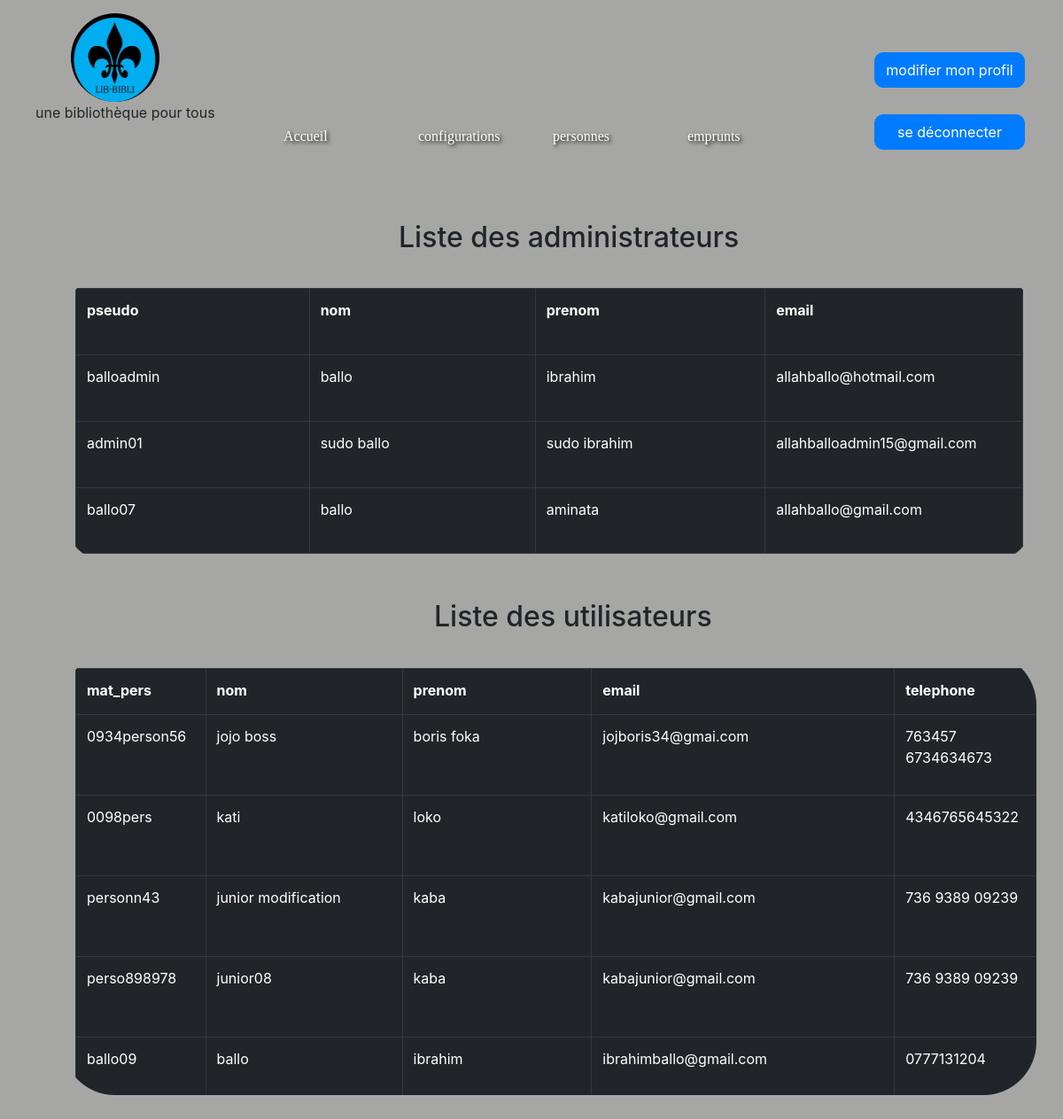
The page /projet_gestion_bibli/html/liste_personne.php on the database its author committed.
### tables this page shows
CREATE TABLE IF NOT EXISTS `personne` (
  `mat_pers` varchar(60) NOT NULL,
  `nom_pers` varchar(105) NOT NULL,
  `prenom_pers` varchar(190) NOT NULL,
  `email_pers` varchar(100) NOT NULL,
  `tel_pers` varchar(60) NOT NULL,
  `sexe_pers` varchar(40) NOT NULL,
  `photo_pers` varchar(500) DEFAULT NULL,
  `GROUPE_code_grp` varchar(60) NOT NULL,
  `pwd` varchar(130) NOT NULL,
  PRIMARY KEY (`mat_pers`,`GROUPE_code_grp`),
  UNIQUE KEY `matpers_UNIQUE` (`mat_pers`),
  KEY `fk_PERSONNE_GROUPE_idx` (`GROUPE_code_grp`)
);

### projet_gestion_bibli/html/function.php (called while the page is built, shortened)
<?php
function recherche_unique($db,$col,$val){
    $cd=new PDO('mysql:host=localhost;dbname=gestion','root','');
$requete="SELECT*FROM $db WHERE $col=?";
$prepare=$cd->prepare($requete);
$affiche=$prepare->FETCH(PDO::FETCH_ASSOC);
return $affiche;
}
?>

### projet_gestion_bibli/html/liste_personne.php (the view, shortened to what this page needs)
<?php
require 'function.php';
$requete="SELECT*FROM personne";
$prepare=$cd->prepare($requete);
$execute=$prepare->execute();
$affiche=$prepare->FETCH(PDO::FETCH_ASSOC);
$requete_ad="SELECT*FROM administrateur";
$prepare_ad=$cd->prepare($requete_ad);
$execute_ad=$prepare_ad->execute();
$affiche_ad=$prepare_ad->FETCH(PDO::FETCH_ASSOC);
?>
<!DOCTYPE html>
<html>
<head>
<link rel="stylesheet" type="text/css" href="../css/menu.css">
<link rel="stylesheet" href="../css/css.css">
<link rel="stylesheet" href="../css/bootstrap.min.css">
</head>
<body style=" background-color:rgb(166, 167, 164);" >
<img src="../images/LIB-BIBLI.jpg"  style="width:100px;height:100px;float:left;margin-left:80px;margin-top:15px;border-radius:100px"/>
<p style="clear:both;flaot:flet;margin-left:40px;margin-bottom:-100px">  une bibliothèque pour tous </p>
<div class="menu" >
	<ul>
	<li><a href="index_ad.php? mat_ad=<?php echo$_SESSION['mat_ad'];?>">Accueil</a></li>
		<li><a href="">configurations</a>
	</li>
	<li><a href="">  personnes</a>
	</li>
	<li><a href=""> emprunts</a>
	</li>
</ul></div>
<div style="width:260px;height:150px;border-radius:60px;;clear:both;float:right;margin-top:-230px">
<a href="modif_ad.php? x=<?php echo $_SESSION['mat_ad']?>"><input class="btn btn-primary" type="submit" name="modifier" value="modifier mon profil" style="border-radius:10px;margin-left:47px;margin-bottom:30px;margin-top:40px;height:40px;width:170px"/>
<a href="deconnexion.php"><input  class="btn btn-primary" type="submit" name="deconnexion" value="se déconnecter" style="border-radius:10px;margin-left:47px;height:40px;width:170px"/></a>
</div>
<h2 style="margin-left:450px">Liste des administrateurs</h2>
<aside class="gestion_groupe" style="padding-bottom:100px;width:1100px;height:330px;background-color:rgb(166, 167, 164);margin-left:70px;overflow:scroll;">
<div class="container">
		<form method="POST" action="">
				<table border="1" class="table table-dark table-hover" width="700px" height="300px" align="center" cellpadding="2px" cellspacing="0px"  >
				<tr>
					<th width="300px"  align=" center" style="font-size: 18p;" >
						pseudo
					</th>
					<th width="200px"  align="center" style="font-size: 18p;" >
						nom
					</th>
					<th width="300px"  align=" center" style="font-size: 18p;" >
						prenom
					</th>
					<th width="300px"  align=" center" style="font-size: 18p;" >
						email
					</th>
				</tr>
  				<?php do {?>
				<tr>
					<td width="200px" >
					<?php echo $affiche_ad['mat_ad'];?>
					</td>
					<td width="300px" >
					<?php echo $affiche_ad['nom_ad'];?>
					</td>
					<td width="300px" >
					<?php echo $affiche_ad['prenom_ad'];?>
					</td>
					<td width="300px" >
					<?php echo $affiche_ad['adresse'];?>
					</td>
				</tr>
				<?php }while($affiche_ad=$prepare_ad->FETCH(PDO::FETCH_ASSOC));
				?>
			</table>
				</form>
				  </div>
	</aside>
	<h2 style="margin-left:490px">Liste des utilisateurs</h2>
<aside class="gestion_groupe" style="padding-bottom:100px;width:1100px;background-color:rgb(166, 167, 164);margin-left:70px;overflow:scroll;">
<div class="container">
		<form method="POST" action="">
				<table border="1" class="table table-dark table-hover" width="700px" height="500px" align="center" cellpadding="2px" cellspacing="0px"  >
				<tr>
					<th width="300px" height="10px" align=" center" style="font-size: 18p;" >
						mat_pers
					</th>
					<th width="200px" height="10px" align="center" style="font-size: 18p;" >
						nom
					</th>
					<th width="300px" height="10px" align=" center" style="font-size: 18p;" >
						prenom
					</th>
					<th width="300px" height="10px" align=" center" style="font-size: 18p;" >
						email
					</th>
					<th width="300px" height="10px" align=" center" style="font-size: 18p;" >
						telephone
					</th>
				</tr>
  				<?php do {?>
				<tr>
					<td width="200px" height="40px">
					<?php echo $affiche['mat_pers'];?>
					</td>
					<td width="300px" height="90px">
					<?php echo $affiche['nom_pers'];?>
					</td>
					<td width="300px" height="90px">
					<?php echo $affiche['prenom_pers'];?>
					</td>
					<td width="300px" height="90px">
					<?php echo $affiche['email_pers'];?>
					</td>
					<td width="300px" height="90px">
					<?php echo $affiche['tel_pers'];?>
					</td>
				</tr>
				<?php }while($affiche=$prepare->FETCH(PDO::FETCH_ASSOC));
				?>
			</table>
				</form>
				  </div>
	</aside>
</body>
</html>

### projet_gestion_bibli/css/menu.css (style rules this page uses)
.menu { float: right; margin-right: 195px; border-radius: 40px; width: 850px; height: 50px; background-color:rgb(136, 136, 143); margin-bottom: 60px; }
ul li { position: relative; list-style: none; float: left; margin-left: 10px; padding-left: 50px; }
ul li a { text-shadow: 2px 2px 4px #000000; font-family: cursive; display: block; line-height: 30px; width: 92px; color:white; text-decoration: none; }

### projet_gestion_bibli/css/css.css (style rules this page uses)
.gestion_groupe { width: 800px; height: 500px; margin-top: 20px; margin-left: 30px; margin-bottom: 40px; padding-top: 18px; border-radius: 60px; }
.btn { width: 100px; height: 20px; text-align: center; padding-bottom: 40px; }

### projet_gestion_bibli/html/liste_personne.php (style rules this page uses)
.menu { background-color:rgb(166, 167, 164); margin-top:100px; width: 700px; margin-right: 280px; }

### rows shown on the page
personne: mat_pers "0934person56", nom_pers "jojo boss", prenom_pers "boris foka", email_pers "jojboris34@gmai.com", tel_pers "763457 6734634673"
personne: mat_pers "0098pers", nom_pers "kati", prenom_pers "loko", email_pers "katiloko@gmail.com", tel_pers "4346765645322"
personne: mat_pers "personn43", nom_pers "junior modification", prenom_pers "kaba", email_pers "kabajunior@gmail.com", tel_pers "736 9389 09239"
personne: mat_pers "perso898978", nom_pers "junior08", prenom_pers "kaba", email_pers "kabajunior@gmail.com", tel_pers "736 9389 09239"
personne: mat_pers "ballo09", nom_pers "ballo", prenom_pers "ibrahim", email_pers "ibrahimballo@gmail.com", tel_pers "0777131204"

### other values the page prints
$affiche_ad['mat_ad'] "balloadmin"
$affiche_ad['nom_ad'] "ballo"
$affiche_ad['prenom_ad'] "ibrahim"
$affiche_ad['adresse'] "allahballo@hotmail.com"
$affiche_ad['mat_ad'] "admin01"
$affiche_ad['nom_ad'] "sudo ballo"
$affiche_ad['prenom_ad'] "sudo ibrahim"
$affiche_ad['adresse'] "allahballoadmin15@gmail.com"
$affiche_ad['mat_ad'] "ballo07"
$affiche_ad['prenom_ad'] "aminata"
$affiche_ad['adresse'] "allahballo@gmail.com"
